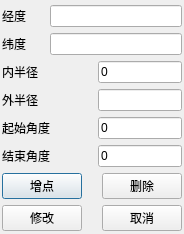
<?xml version="1.0" encoding="UTF-8"?>
<ui version="4.0">
 <class>QYZoneDotParaDialog</class>
 <widget class="QDialog" name="QYZoneDotParaDialog">
  <property name="geometry">
   <rect>
    <x>0</x>
    <y>0</y>
    <width>184</width>
    <height>221</height>
   </rect>
  </property>
  <property name="windowTitle">
   <string>区域端点维护</string>
  </property>
  <layout class="QVBoxLayout" name="verticalLayout">
   <property name="leftMargin">
    <number>2</number>
   </property>
   <property name="topMargin">
    <number>5</number>
   </property>
   <property name="rightMargin">
    <number>2</number>
   </property>
   <property name="bottomMargin">
    <number>3</number>
   </property>
   <item>
    <layout class="QGridLayout" name="gridLayout" columnstretch="1,1,2">
     <item row="4" column="0" colspan="2">
      <widget class="QLabel" name="label_4">
       <property name="text">
        <string>起始角度</string>
       </property>
      </widget>
     </item>
     <item row="2" column="2">
      <widget class="QLineEdit" name="lineEdit_3">
       <property name="text">
        <string>0</string>
       </property>
      </widget>
     </item>
     <item row="0" column="0">
      <widget class="QLabel" name="label">
       <property name="text">
        <string>经度</string>
       </property>
      </widget>
     </item>
     <item row="2" column="0" colspan="2">
      <widget class="QLabel" name="label_3">
       <property name="text">
        <string>内半径</string>
       </property>
      </widget>
     </item>
     <item row="1" column="0">
      <widget class="QLabel" name="label_2">
       <property name="text">
        <string>纬度</string>
       </property>
      </widget>
     </item>
     <item row="4" column="2">
      <widget class="QLineEdit" name="lineEdit_4">
       <property name="text">
        <string>0</string>
       </property>
      </widget>
     </item>
     <item row="5" column="2">
      <widget class="QLineEdit" name="lineEdit_5">
       <property name="text">
        <string>0</string>
       </property>
      </widget>
     </item>
     <item row="5" column="0" colspan="2">
      <widget class="QLabel" name="label_5">
       <property name="text">
        <string>结束角度</string>
       </property>
      </widget>
     </item>
     <item row="0" column="1" colspan="2">
      <widget class="LonLineEdit" name="lineEdit"/>
     </item>
     <item row="1" column="1" colspan="2">
      <widget class="LatLineEdit" name="lineEdit_2"/>
     </item>
     <item row="3" column="0" colspan="2">
      <widget class="QLabel" name="label_6">
       <property name="text">
        <string>外半径</string>
       </property>
      </widget>
     </item>
     <item row="3" column="2">
      <widget class="QLineEdit" name="lineEdit_6"/>
     </item>
    </layout>
   </item>
   <item>
    <layout class="QGridLayout" name="gridLayout_2">
     <item row="0" column="0">
      <widget class="QPushButton" name="pushButton">
       <property name="text">
        <string>增点</string>
       </property>
      </widget>
     </item>
     <item row="0" column="1">
      <spacer name="horizontalSpacer">
       <property name="orientation">
        <enum>Qt::Horizontal</enum>
       </property>
       <property name="sizeHint" stdset="0">
        <size>
         <width>40</width>
         <height>20</height>
        </size>
       </property>
      </spacer>
     </item>
     <item row="0" column="2">
      <widget class="QPushButton" name="pushButton_2">
       <property name="text">
        <string>删除</string>
       </property>
      </widget>
     </item>
     <item row="1" column="0">
      <widget class="QPushButton" name="pushButton_3">
       <property name="text">
        <string>修改</string>
       </property>
      </widget>
     </item>
     <item row="1" column="1">
      <spacer name="horizontalSpacer_2">
       <property name="orientation">
        <enum>Qt::Horizontal</enum>
       </property>
       <property name="sizeHint" stdset="0">
        <size>
         <width>40</width>
         <height>20</height>
        </size>
       </property>
      </spacer>
     </item>
     <item row="1" column="2">
      <widget class="QPushButton" name="pushButton_4">
       <property name="text">
        <string>取消</string>
       </property>
      </widget>
     </item>
    </layout>
   </item>
  </layout>
 </widget>
 <customwidgets>
  <customwidget>
   <class>LonLineEdit</class>
   <extends>QLineEdit</extends>
   <header>lonlineedit.h</header>
  </customwidget>
  <customwidget>
   <class>LatLineEdit</class>
   <extends>QLineEdit</extends>
   <header>latlineedit.h</header>
  </customwidget>
 </customwidgets>
 <resources/>
 <connections/>
</ui>
